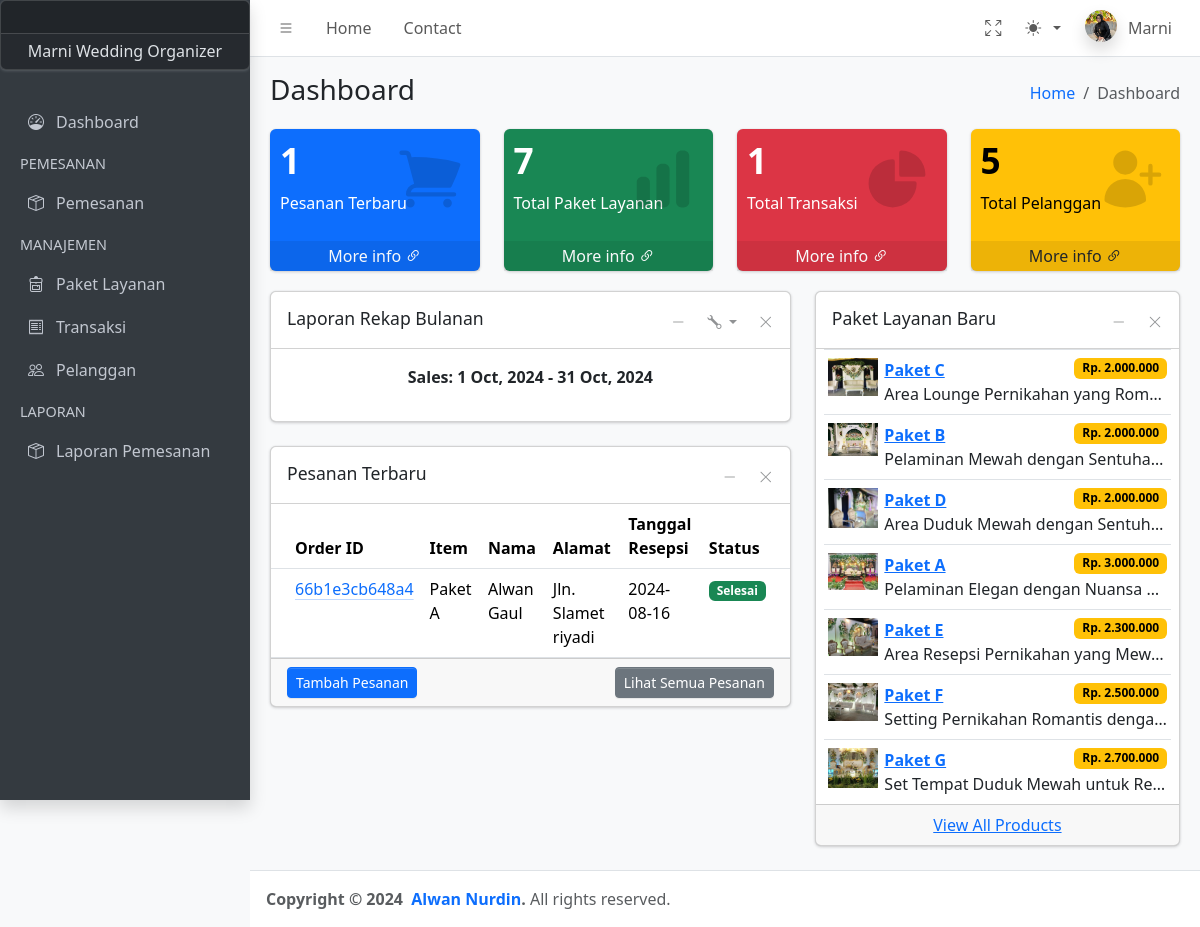
Screenshot of /index.php (signed in) with the database file from the repository.
### tables this page shows
CREATE TABLE IF NOT EXISTS `pemesanan` (
  `id_pemesanan` varchar(200) NOT NULL,
  `tanggal_pemesanan` timestamp NULL DEFAULT NULL,
  `id_pelanggan` varchar(255) DEFAULT NULL,
  `tanggal_acara` date DEFAULT NULL,
  `id_paket_layanan` varchar(255) DEFAULT NULL,
  `kontak_pemesan` varchar(20) DEFAULT NULL,
  `alamat_acara` varchar(255) DEFAULT NULL,
  `status_pesanan` varchar(50) DEFAULT NULL,
  `catatan_khusus` text,
  PRIMARY KEY (`id_pemesanan`)
);

CREATE TABLE IF NOT EXISTS `paket_layanan` (
  `id_paket_layanan` varchar(200) NOT NULL,
  `nama_paket` varchar(100) DEFAULT NULL,
  `deskripsi` text,
  `harga` int DEFAULT NULL,
  `fasilitas` text,
  `diskon` int DEFAULT NULL,
  `status_paket` varchar(20) DEFAULT NULL,
  PRIMARY KEY (`id_paket_layanan`)
);

CREATE TABLE IF NOT EXISTS `pelanggan` (
  `id_pelanggan` varchar(200) NOT NULL,
  `id_user` varchar(200) NOT NULL,
  `nama` varchar(100) DEFAULT NULL,
  `jenis_kelamin` enum('Laki-laki','Perempuan','Lainnya') DEFAULT NULL,
  `alamat` text,
  `nomor_telepon` varchar(20) DEFAULT NULL,
  `email` varchar(100) DEFAULT NULL,
  `tanggal_bergabung` date DEFAULT NULL,
  PRIMARY KEY (`id_pelanggan`)
);

CREATE TABLE IF NOT EXISTS `foto_paket` (
  `id_foto` int NOT NULL AUTO_INCREMENT,
  `id_paket_layanan` varchar(200) DEFAULT NULL,
  `foto` varchar(255) DEFAULT NULL,
  PRIMARY KEY (`id_foto`),
  KEY `id_paket_layanan` (`id_paket_layanan`)
);

### pages/adm-dashboard.php (the view, shortened to what this page needs)
<?php
include('config/connection.php');
$sql_paket = "SELECT pl.*, fp.foto
              FROM paket_layanan pl
              LEFT JOIN (SELECT id_paket_layanan, foto, ROW_NUMBER()
              OVER (PARTITION BY id_paket_layanan ORDER BY id_paket_layanan) as rn
              FROM foto_paket) fp ON pl.id_paket_layanan = fp.id_paket_layanan AND fp.rn = 1;";
$result_paket = $conn->query($sql_paket);
include('config/connection.php');
$sql_pesanan = "SELECT p.*,pl.*,pel.nama FROM pemesanan p
JOIN paket_layanan pl ON pl.id_paket_layanan=p.id_paket_layanan
JOIN pelanggan pel ON pel.id_pelanggan=p.id_pelanggan";
$result_pesanan = $conn->query($sql_pesanan);
$sql_total = "SELECT
(SELECT COUNT(*) FROM paket_layanan) AS total_paket_layanan,
(SELECT COUNT(*) FROM pelanggan) AS total_pelanggan,
(SELECT COUNT(*) FROM pemesanan) AS total_pemesanan,
(SELECT COUNT(*) FROM transaksi) AS total_transaksi;";
$total = $conn->query($sql_total);
?>
<main class="app-main">
    <div class="app-content-header">
        <div class="container-fluid">
            <div class="row">
                <div class="col-sm-6">
                    <h3 class="mb-0">Dashboard</h3>
                </div>
                <div class="col-sm-6">
                    <ol class="breadcrumb float-sm-end">
                        <li class="breadcrumb-item"><a href="#">Home</a></li>
                        <li class="breadcrumb-item active" aria-current="page">
                            Dashboard
                        </li>
                    </ol>
                </div>
            </div>
        </div>
    </div>
    <div class="app-content">
        <div class="container-fluid">
            <?php if ($total->num_rows > 0) :
                $t = $total->fetch_assoc(); ?>
                <div class="row">
                    <div class="col-lg-3 col-6">
                        <div class="small-box text-bg-primary">
                            <div class="inner">
                                <h3><?= $t['total_pemesanan']; ?></h3>
                                <p>Pesanan Terbaru</p>
                            </div>  <a href="#" class="small-box-footer link-light link-underline-opacity-0 link-underline-opacity-50-hover">
                                More info <i class="bi bi-link-45deg"></i> </a>
                        </div>
                    </div>
                    <div class="col-lg-3 col-6">
                        <div class="small-box text-bg-success">
                            <div class="inner">
                                <h3><?= $t['total_paket_layanan']; ?><sup class="fs-5"></h3>
                                <p>Total Paket Layanan</p>
                            </div>  <a href="#" class="small-box-footer link-light link-underline-opacity-0 link-underline-opacity-50-hover">
                                More info <i class="bi bi-link-45deg"></i> </a>
                        </div>
                    </div>
                    <div class="col-lg-3 col-6">
                        <div class="small-box text-bg-danger">
                            <div class="inner">
                                <h3><?= $t['total_transaksi']; ?></h3>
                                <p>Total Transaksi</p>
                            </div>  <a href="#" class="small-box-footer link-light link-underline-opacity-0 link-underline-opacity-50-hover">
                                More info <i class="bi bi-link-45deg"></i> </a>
                        </div>
                    </div>
                    <div class="col-lg-3 col-6">
                        <div class="small-box text-bg-warning">
                            <div class="inner">
                                <h3><?= $t['total_pelanggan']; ?></h3>
                                <p>Total Pelanggan</p>
                            </div>  <a href="#" class="small-box-footer link-dark link-underline-opacity-0 link-underline-opacity-50-hover">
                                More info <i class="bi bi-link-45deg"></i> </a>
                        </div>
                    </div>
                </div>
            <?php endif ?>
            <div class="row">
                <div class="col-lg-7 connectedSortable">
                    <div class="card mb-4">
                        <div class="row">
                            <div class="col-md-12">
                                <div class="card-header">
                                    <h5 class="card-title">Laporan Rekap Bulanan</h5>
                                    <div class="card-tools">
                                        <button type="button" class="btn btn-tool" data-lte-toggle="card-collapse">
                                            <i data-lte-icon="collapse" class="bi bi-dash-lg"></i>
                                        </button>
                                        <div class="btn-group">
                                            <button type="button" class="btn btn-tool dropdown-toggle" data-bs-toggle="dropdown">
                                                <i class="bi bi-wrench"></i>
                                            </button>
                                        </div>
                                        <button type="button" class="btn btn-tool" data-lte-toggle="card-remove">
                                            <i class="bi bi-x-lg"></i>
                                        </button>
                                    </div>
                                </div>
                                <div class="card-body">
                                    <div class="row">
                                        <div class="col-md-12   ">
                                            <p class="text-center"> <strong>Sales: 1 <?= date('M, Y') ?> - <?= date('t M, Y') ?></strong> </p>
                                        </div>
                                    </div>
                                </div>
                            </div>
                        </div>
                    </div>
                    <div class="card">
                        <div class="card-header">
                            <h3 class="card-title">Pesanan Terbaru</h3>
                            <div class="card-tools"> <button type="button" class="btn btn-tool" data-lte-toggle="card-collapse"> <i data-lte-icon="expand" class="bi bi-plus-lg"></i> <i data-lte-icon="collapse" class="bi bi-dash-lg"></i> </button> <button type="button" class="btn btn-tool" data-lte-toggle="card-remove"> <i class="bi bi-x-lg"></i> </button> </div>
                        </div>
                        <div class="card-body p-0">
                            <div class="table-responsive">
                                <table class="table m-0">
                                    <thead>
                                        <tr>
                                            <th>Order ID</th>
                                            <th>Item</th>
                                            <th>Nama</th>
                                            <th>Alamat</th>
                                            <th>Tanggal Resepsi</th>
                                            <th>Status</th>
                                        </tr>
                                    </thead>
                                    <tbody>
                                        <?php if ($result_pesanan->num_rows > 0) : ?>
                                            <?php
                                            while ($row = $result_pesanan->fetch_assoc()) : ?>
                                                <tr>
                                                    <td> <a href="pages/examples/invoice.html" class="link-primary link-offset-2 link-underline-opacity-25 link-underline-opacity-100-hover"><?= $row['id_pemesanan']; ?></a> </td>
                                                    <td><?= $row['nama_paket']; ?></td>
                                                    <td><?= $row['nama']; ?></td>
                                                    <td><?= $row['alamat_acara']; ?></td>
                                                    <td><?= $row['tanggal_acara']; ?></td>
                                                    <td><span class="badge <?= ($row['status_pesanan'] == 1) ? 'text-bg-success' : 'text-bg-danger'; ?>"><?= ($row['status_pesanan'] == 1) ? 'Selesai' : 'Belum Selesai'; ?></span></td>
                                                </tr>
                                            <?php endwhile ?>
                                        <?php else : echo "0 results";
                                        endif ?>
                                    </tbody>
                                </table>
                            </div>
                        </div>
                        <div class="card-footer clearfix"> <a href="?page=tambah-pemesanan" class="btn btn-sm btn-primary float-start">
                                Tambah Pesanan
                            </a> <a href="?page=pemesanan" class="btn btn-sm btn-secondary float-end">
                                Lihat Semua Pesanan
                            </a> </div>
                    </div>
                </div>
                <div class="col-lg-5 connectedSortable">
                    <div class="card">
                        <div class="card-header">
                            <h3 class="card-title">Paket Layanan Baru</h3>
                            <div class="card-tools"> <button type="button" class="btn btn-tool" data-lte-toggle="card-collapse"> <i data-lte-icon="expand" class="bi bi-plus-lg"></i> <i data-lte-icon="collapse" class="bi bi-dash-lg"></i> </button> <button type="button" class="btn btn-tool" data-lte-toggle="card-remove"> <i class="bi bi-x-lg"></i> </button> </div>
                        </div>
                        <div class="card-body p-0">
                            <div class="px-2">
                                <?php if ($result_paket->num_rows > 0) : ?>
                                    <?php
                                    while ($row = $result_paket->fetch_assoc()) : ?>
                                        <div class="d-flex border-top py-2 px-1">
                                            <div class="col-2"> <img src="assets/img/produk/<?= $row['foto']; ?>" alt="Product Image" class="img-size-50"> </div>
                                            <div class="col-10"> <a href="javascript:void(0)" class="fw-bold">
                                                    <?= $row['nama_paket']; ?>
                                                    <span class="badge text-bg-warning float-end">
                                                        <?= rupiah($row['harga']); ?>
                                                    </span> </a>
                                                <div class="text-truncate">
                                                    <?= $row['deskripsi']; ?>
                                                </div>
                                            </div>
                                        </div>
                                    <?php endwhile ?>
                                <?php else : echo "0 results";
                                endif ?>
                            </div>
                        </div>
                        <div class="card-footer text-center"> <a href="?page=paket-layanan" class="uppercase">
                                View All Products
                            </a> </div>
                    </div>
                </div>
            </div>
        </div>
    </div>
</main>

### rows the page displays
pemesanan: id_pemesanan "66b1e3cb648a4", id_paket_layanan.nama_paket "Paket A", id_pelanggan.nama "Alwan Gaul", alamat_acara "Jln. Slamet riyadi", tanggal_acara "2024-08-16", status_pesanan "Selesai"
foto_paket: foto (picture), id_paket_layanan.nama_paket "Paket C", id_paket_layanan.harga "Rp. 2.000.000", id_paket_layanan.deskripsi "Area Lounge Pernikahan yang Rom…"
foto_paket: foto (picture), id_paket_layanan.nama_paket "Paket B", id_paket_layanan.harga "Rp. 2.000.000", id_paket_layanan.deskripsi "Pelaminan Mewah dengan Sentuha…"
foto_paket: foto (picture), id_paket_layanan.nama_paket "Paket D", id_paket_layanan.harga "Rp. 2.000.000", id_paket_layanan.deskripsi "Area Duduk Mewah dengan Sentuh…"
foto_paket: foto (picture), id_paket_layanan.nama_paket "Paket A", id_paket_layanan.harga "Rp. 3.000.000", id_paket_layanan.deskripsi "Pelaminan Elegan dengan Nuansa…"
foto_paket: foto (picture), id_paket_layanan.nama_paket "Paket E", id_paket_layanan.harga "Rp. 2.300.000", id_paket_layanan.deskripsi "Area Resepsi Pernikahan yang Mew…"
foto_paket: foto (picture), id_paket_layanan.nama_paket "Paket F", id_paket_layanan.harga "Rp. 2.500.000", id_paket_layanan.deskripsi "Setting Pernikahan Romantis denga…"
foto_paket: foto (picture), id_paket_layanan.nama_paket "Paket G", id_paket_layanan.harga "Rp. 2.700.000", id_paket_layanan.deskripsi "Set Tempat Duduk Mewah untuk Re…"

### other values shown
$_SESSION['user']['nama'] "Marni"
$t['total_pemesanan'] "1"
$t['total_paket_layanan'] "7"
$t['total_transaksi'] "1"
$t['total_pelanggan'] "5"
